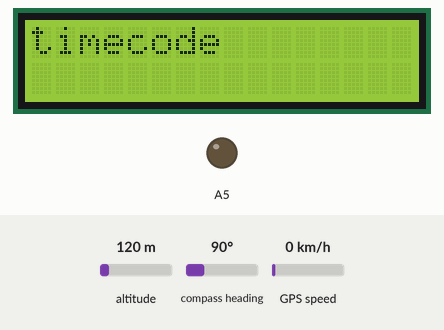
This sketch was run on a simulated Arduino Mega 2560, built with avr-gcc and run on an emulated ATmega2560. Shown: 16×2 character LCD, output pins drawn as LEDs (lit = HIGH). The test bench sets the inputs (shaded band); at power-on: altitude 120 m, compass heading 90°, GPS speed 0 km/h. The GPS gets a fix after 3 s at 37.7749, -122.4194 with 8 satellites.

Above: at 0.1 s.
At 1.23 s:
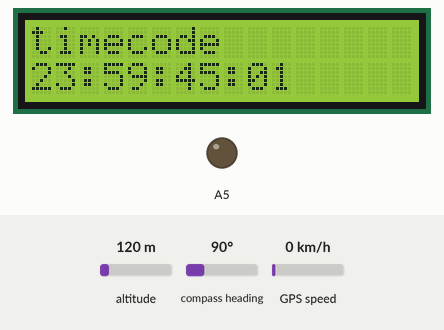
At 10.84 s:
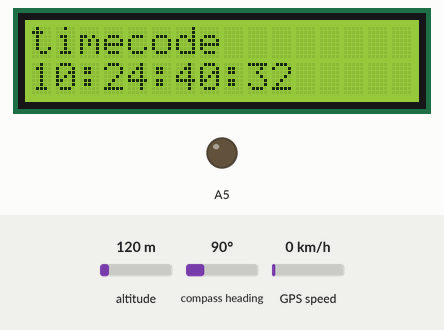
At 20.44 s:
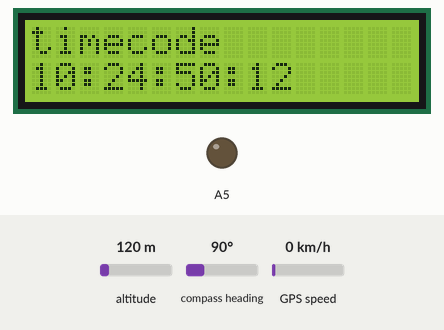
At 30.05 s:
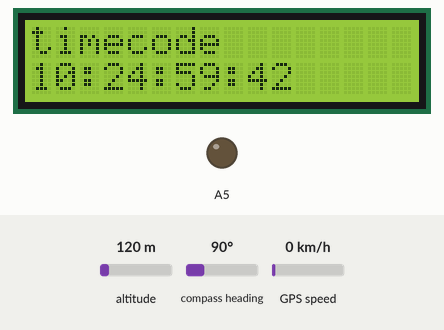
At 39.66 s:
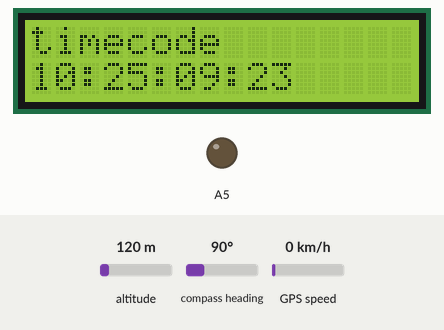

The sketch:

GPS_timecode_working_2017-08-02_lose_light_sensor.ino
```cpp
// Test code for Adafruit GPS modules using MTK3329/MTK3339 driver
//
// This code shows how to listen to the GPS module in an interrupt
// which allows the program to have more 'freedom' - just parse
// when a new NMEA sentence is available! Then access data when
// desired.
//
// Tested and works great with the Adafruit Ultimate GPS module
// using MTK33x9 chipset
//    ------> http://www.adafruit.com/products/746
// Pick one up today at the Adafruit electronics shop
// and help support open source hardware & software! -ada

#include <Adafruit_GPS.h>
#include <SoftwareSerial.h>
/*                  INSERTING TIMECODE PRE-SETUP
 */

#include <Adafruit_CharacterOLED.h>//include the OLED library
Adafruit_CharacterOLED lcd(OLED_V2, 2, 3, 4, 5, 6, 9, A5);

int val = 0;          // for light sensor
int time_value = 0;
int old_time_value = 0;
char tc[12] = "23:59:45:00";

/*
 *                  END TIMECODE PRE-SETUP
 */

// If you're using a GPS module:
// Connect the GPS Power pin to 5V
// Connect the GPS Ground pin to ground
// If using software serial (sketch example default):
//   Connect the GPS TX (transmit) pin to Digital 3
//   Connect the GPS RX (receive) pin to Digital 2
// If using hardware serial (e.g. Arduino Mega):
//   Connect the GPS TX (transmit) pin to Arduino RX1, RX2 or RX3
//   Connect the GPS RX (receive) pin to matching TX1, TX2 or TX3

// If you're using the Adafruit GPS shield, change
// SoftwareSerial mySerial(3, 2); -> SoftwareSerial mySerial(8, 7);
// and make sure the switch is set to SoftSerial

// If using software serial, keep this line enabled
// (you can change the pin numbers to match your wiring):
SoftwareSerial mySerial(8, 7);

// If using hardware serial (e.g. Arduino Mega), comment out the
// above SoftwareSerial line, and enable this line instead
// (you can change the Serial number to match your wiring):

//HardwareSerial mySerial = Serial1;


Adafruit_GPS GPS(&mySerial);


// Set GPSECHO to 'false' to turn off echoing the GPS data to the Serial console
// Set to 'true' if you want to debug and listen to the raw GPS sentences.
#define GPSECHO  true

// this keeps track of whether we're using the interrupt
// off by default!
boolean usingInterrupt = false;
void useInterrupt(boolean); // Func prototype keeps Arduino 0023 happy

void setup()
{
/*
 *            INSERTING TIMECODE SETUP CODE
 */
  pinMode(A5, OUTPUT);  lcd.begin(16, 2);// Initialize the LCD with 16 characters and 2 lines  tc = "00:00:00:00\0";
  lcd.setCursor(0,0);
  lcd.print( "timecode");           //label first line of OLED
/*
 *             END TIMECODE SETUP CODE
 */

  // connect at 115200 so we can read the GPS fast enough and echo without dropping chars
  // also spit it out
  Serial.begin(115200);
  //  Serial.println("Adafruit GPS library basic test!");  commented out

  // 9600 NMEA is the default baud rate for Adafruit MTK GPS's- some use 4800
  GPS.begin(9600);

  // uncomment this line to turn on RMC (recommended minimum) and GGA (fix data) including altitude
  //GPS.sendCommand(PMTK_SET_NMEA_OUTPUT_RMCGGA);
  // uncomment this line to turn on only the "minimum recommended" data
    GPS.sendCommand(PMTK_SET_NMEA_OUTPUT_RMCONLY);
  // For parsing data, we don't suggest using anything but either RMC only or RMC+GGA since
  // the parser doesn't care about other sentences at this time

  // Set the update rate
  GPS.sendCommand(PMTK_SET_NMEA_UPDATE_1HZ);   // 1 Hz update rate
  // For the parsing code to work nicely and have time to sort thru the data, and
  // print it out we don't suggest using anything higher than 1 Hz

  // Request updates on antenna status, comment out to keep quiet
  GPS.sendCommand(PGCMD_ANTENNA);

  // the nice thing about this code is you can have a timer0 interrupt go off
  // every 1 millisecond, and read data from the GPS for you. that makes the
  // loop code a heck of a lot easier!
  useInterrupt(true);

  delay(1000);
  // Ask for firmware version
  //  mySerial.println(PMTK_Q_RELEASE);       commented
}


// Interrupt is called once a millisecond, looks for any new GPS data, and stores it
SIGNAL(TIMER0_COMPA_vect) {
  char c = GPS.read();
  // if you want to debug, this is a good time to do it!
#ifdef UDR0
  if (GPSECHO)
    if (c) UDR0 = c;
    // writing direct to UDR0 is much much faster than Serial.print
    // but only one character can be written at a time.
#endif
}

void useInterrupt(boolean v) {
  if (v) {
    // Timer0 is already used for millis() - we'll just interrupt somewhere
    // in the middle and call the "Compare A" function above
    OCR0A = 0xAF;
    TIMSK0 |= _BV(OCIE0A);
    usingInterrupt = true;
  } else {
    // do not call the interrupt function COMPA anymore
    TIMSK0 &= ~_BV(OCIE0A);
    usingInterrupt = false;
  }
}

uint32_t timer = millis();
void loop()                     // run over and over again
{
/*
 *        INSERT MAIN TIMECODE CODE
 */
    time_value = millis()/20;         // clock-tick divisor:  1000/20 = 50 ticks per second

    if ((old_time_value) != (time_value) ){       // if 20 millis have gone by  CLOCK_TICK LOOP
      old_time_value = time_value;               // reset the comparator
      tc[10]++;                                   //increment frame_units
      if (tc[10] > '9') {                             //if frame units > 9
        tc[10] = '0';
        tc[9]++;                                      // inc frame tens
        if ( tc[9] > '4' ){                           // if frame tens > 4  (we've hit the seconds boundary)
          tc[9] = '0';
          tc[7]++;                                    // inc sec units
          if ( tc[7] > '9' ) {                        // if sec units > 9
            tc[7] = '0';                              // inc sec tens
            tc[6]++;
            if ( tc[6] > '5' ) {                      // if sec tens > 5  (we've hit the minutes boundary)
              tc[6] = '0';
              tc[4]++;                                //  inc min units
              if ( tc[4] > '9' ) {                    // if min units > 9
                tc[4] = '0';
                tc[3]++;                              // inc min tens
                if ( tc[3] > '5' ) {                  // if min tens > 5   (we've hit the hours boundary)
                  tc[3] = '0';
                  tc[1]++;                            // inc hr units
                  if (tc[1] > '9'){
                    tc[1]='0';
                    tc[0]++;
                  }
                  else {
                    if ((tc[1]=='4')&&(tc[0]=='2')){      // (24-hour rollover boundary)
                      tc[0]='0';
                      tc[1]='0';
                    }  // endif hour = 24
                  }  //endif-else hour units > 9 AND rollover check
                }  // endif min tens > 5
              }  // endif min units >9
            }  // endif sec tens > 5
          }  // endif sec units > 9
        }  // endif frame tens > 4
      }  //  endif frame units > 9

     lcd.setCursor(0,1);               // every clock-tick
     lcd.print( tc );                  //print timecode on second line

 /*     val = analogRead(4);              // print light sensor data
      lcd.setCursor(10,0);              // once per clock-tick
      lcd.print( val );   */

    }  // endif clock tick

/*
 *        END MAIN TIMECODE CODE
 */

  // in case you are not using the interrupt above, you'll
  // need to 'hand query' the GPS, not suggested :(
  if (! usingInterrupt) {
    // read data from the GPS in the 'main loop'
    char c = GPS.read();
    // if you want to debug, this is a good time to do it!
    //if (GPSECHO)                      commented out
    //  if (c) Serial.print(c);
  }

  // if a sentence is received, we can check the checksum, parse it...
  if (GPS.newNMEAreceived()) {
    // a tricky thing here is if we print the NMEA sentence, or data
    // we end up not listening and catching other sentences!
    // so be very wary if using OUTPUT_ALLDATA and trytng to print out data
    //Serial.println(GPS.lastNMEA());   // this also sets the newNMEAreceived() flag to false

    if (!GPS.parse(GPS.lastNMEA()))   // this also sets the newNMEAreceived() flag to false
      return;  // we can fail to parse a sentence in which case we should just wait for another
  }

  // if millis() or timer wraps around, we'll just reset it
  if (timer > millis())  timer = millis();

  // approximately every 2 seconds or so, print out the current stats
  if (millis() - timer > 2000) {
    timer = millis(); // reset the timer

  /*  Serial.print("\nTime: ");
    Serial.print(GPS.hour, DEC); Serial.print(':');
    Serial.print(GPS.minute, DEC); Serial.print(':');
    Serial.print(GPS.seconds, DEC); Serial.print('.');
    Serial.println(GPS.milliseconds); */

      tc[0] = GPS.hour/10 + 48;
      tc[1] = GPS.hour%10 +48;
      tc[3] = GPS.minute/10 +48;
      tc[4] = GPS.minute%10 +48;
      tc[6] = GPS.seconds/10 +48;
      tc[7] = GPS.seconds%10 +48;
      lcd.setCursor(0,1);               //
      lcd.print( tc );

  /*Serial.print("Date: ");
    Serial.print(GPS.day, DEC); Serial.print('/');
    Serial.print(GPS.month, DEC); Serial.print("/20");
    Serial.println(GPS.year, DEC);
    Serial.print("Fix: "); Serial.print((int)GPS.fix);
    Serial.print(" quality: "); Serial.println((int)GPS.fixquality);
    if (GPS.fix) {
      Serial.print("Location: ");
      Serial.print(GPS.latitude, 4); Serial.print(GPS.lat);
      Serial.print(", ");
      Serial.print(GPS.longitude, 4); Serial.println(GPS.lon);
      Serial.print("Location (in degrees, works with Google Maps): ");
      Serial.print(GPS.latitudeDegrees, 4);
      Serial.print(", ");
      Serial.println(GPS.longitudeDegrees, 4);

      Serial.print("Speed (knots): "); Serial.println(GPS.speed);
      Serial.print("Angle: "); Serial.println(GPS.angle);
      Serial.print("Altitude: "); Serial.println(GPS.altitude);
      Serial.print("Satellites: "); Serial.println((int)GPS.satellites);
    }  */
  }
}
```
